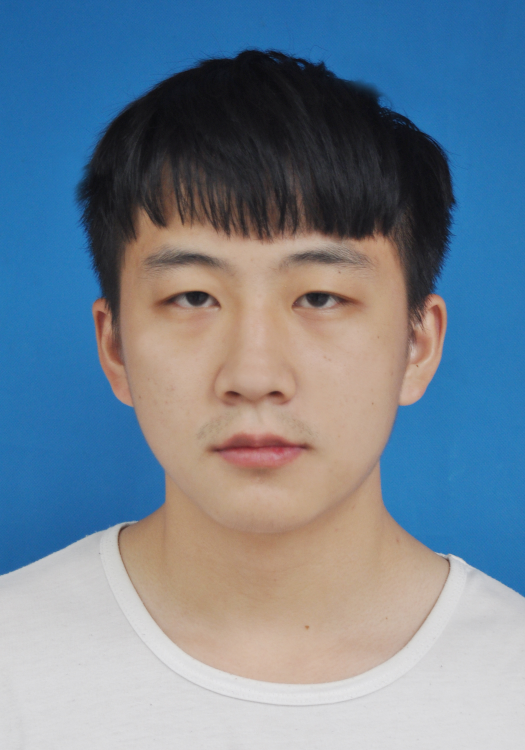
#> input picture exp2/myphoto.jpg, 1050 x 1500 px, given in place of board.flv, which was not available (shown at 1/2 size)
$ python quest22.py
#> lines starting #> are read from the running program, lines starting #| are printed output that depends on the picture; pictures that were not available may be replaced by others from this repository, and a replacement may not be noted
import cv2
import numpy as np
import random

#bg = cv2.VideoCapture(r'..\resources\20191014\vtest.avi')
bg = cv2.VideoCapture('board.flv')
#img = cv2.imread('myphoto.jpg')
#img = cv2.resize(img, None, fx=0.2, fy=0.2, interpolation=cv2.INTER_CUBIC)
front = cv2.VideoCapture('cxk2.flv')
fps = 1
subs = ['opencv', 'dsafs', 'fdsaf', 'fsdfsd']
text = subs[0]

def create_mask(img):
    hsv = cv2.cvtColor(img, cv2.COLOR_BGR2HSV)
    # 设定绿色的阈值
    lower_green = np.array([35, 43, 46])
    upper_green = np.array([77, 255, 255])
    # 根据阈值构建掩模
    mask = cv2.inRange(hsv, lower_green, upper_green)
    #开操作消除噪声
    #kernel = np.ones((5, 5), np.uint8)
    #mask = cv2.morphologyEx(mask, cv2.MORPH_OPEN, kernel)
    # Define the codec and create VideoWriter object
    mask_inv = cv2.bitwise_not(mask)
    return mask, mask_inv

fourcc = cv2.VideoWriter_fourcc(*'XVID')#  注意编码器
out = cv2.VideoWriter('output.avi', fourcc, 20.0, (640, 480))
'''
cv2.imshow('img', img)
cv2.imshow('mask', mask)
cv2.imshow('mask_inv', mask_inv)
cv2.waitKey(0)
cv2.destroyAllWindows()
'''

while (bg.isOpened()):
    ret, frame = bg.read()
#> frame is the input picture: shape (1500, 1050, 3); mean B, G, R 146.8, 130.8, 114.4
    ret2, front_img = front.read()
    if ret:
        fps = fps + 1
        frame = cv2.resize(frame, None, fx=0.5, fy=0.5, interpolation=cv2.INTER_CUBIC)
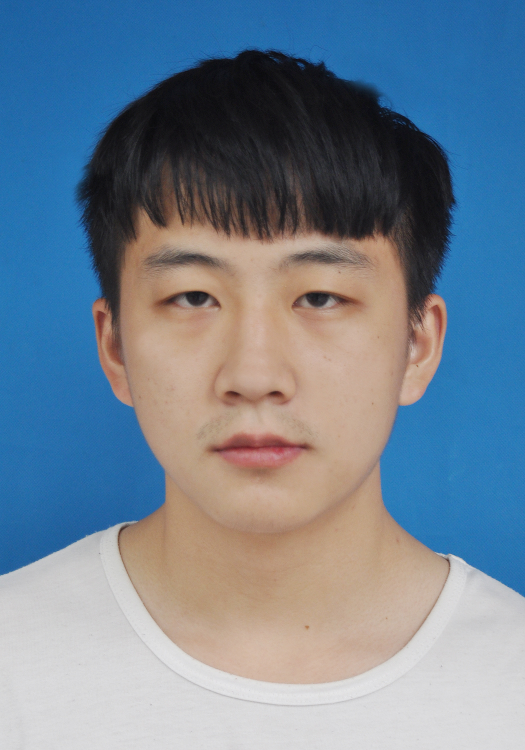
#> frame: shape (750, 525, 3); mean B, G, R 146.8, 130.8, 114.4
        front_img = cv2.resize(front_img, (465, 230), interpolation=cv2.INTER_CUBIC)
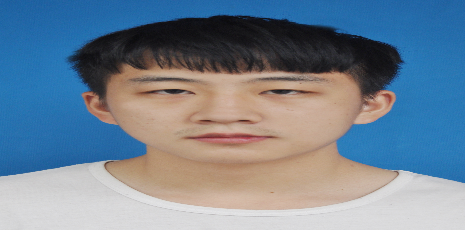
#> front_img: shape (230, 465, 3); mean B, G, R 146.8, 130.8, 114.4
        rows, cols, channels = front_img.shape
#> rows = 230; cols = 465; channels = 3
        #print(front_img.shape)
        rows1, cols1, channels1 = frame.shape
#> rows1 = 750; cols1 = 525; channels1 = 3
        roi = frame[150: 380, 260: 725]
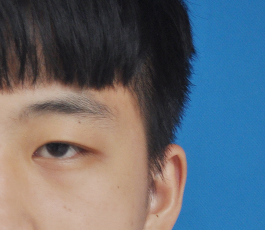
#> roi: shape (230, 265, 3); mean B, G, R 116.2, 105.2, 95.6
        #cv2.imshow('roi', roi)
        #print(roi.shape)
        mask, mask_inv = create_mask(roi)
#> in create_mask, `hsv = cv2.cvtColor(img, cv2.COLOR_BGR2HSV)`: hsv: shape (230, 265, 3); mean H, S, V 67.6, 101.6, 138.5
#> in create_mask, `mask = cv2.inRange(hsv, lower_green, upper_green)`: mask: shape (230, 265); every value is 0
#> in create_mask, `mask_inv = cv2.bitwise_not(mask)`: mask_inv: shape (230, 265); every value is 255
        frame_bg = cv2.bitwise_and(roi, roi, mask=mask_inv)
#> (the run stopped early here; a loop or call above may not have finished)
